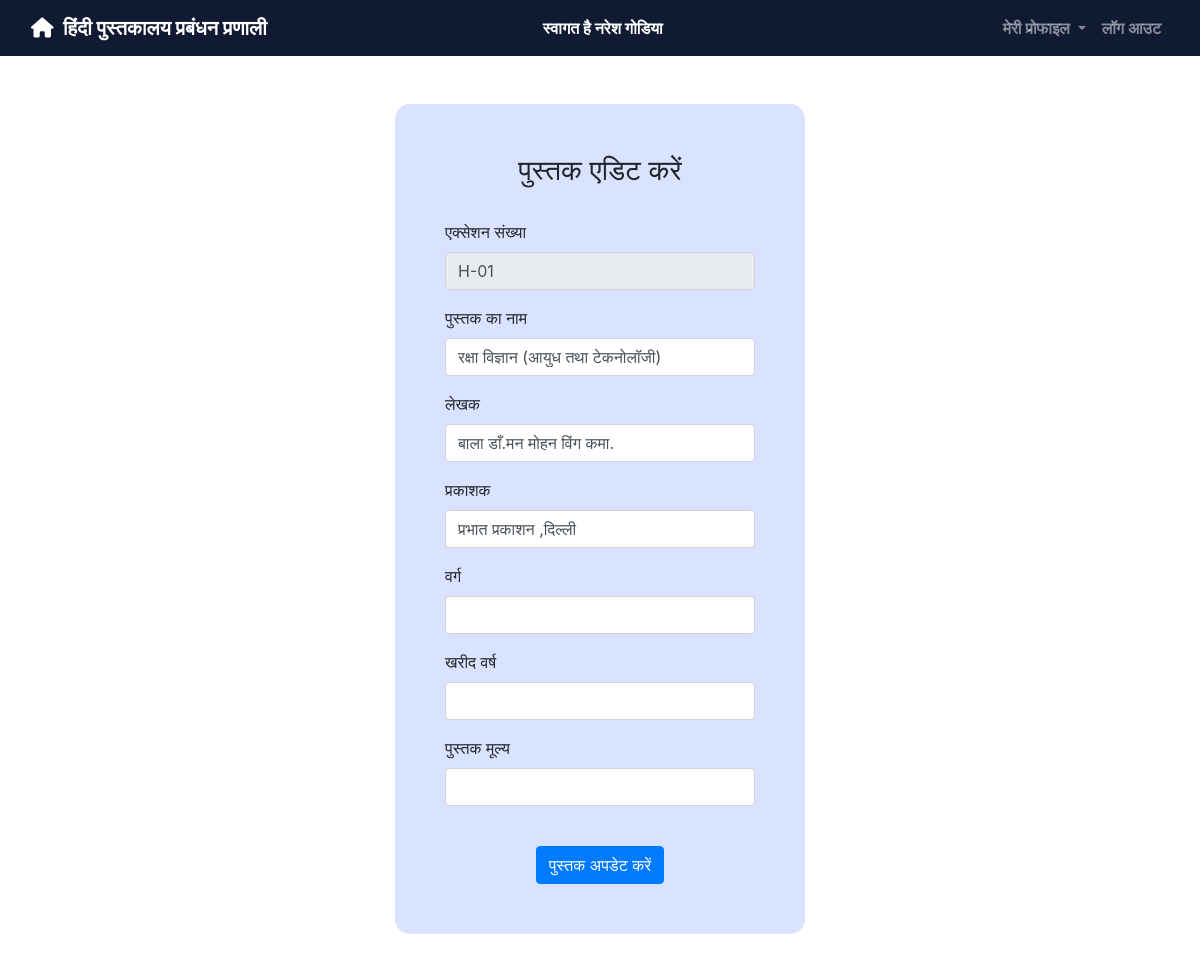
/admin/edit_book.php?an=H-01 (signed in), run on the app's committed database.
### tables this page shows
CREATE TABLE `books` (
  `ac_no` varchar(100) NOT NULL,
  `book_name` varchar(100) DEFAULT NULL,
  `author` varchar(100) DEFAULT NULL,
  `publisher` varchar(100) DEFAULT NULL,
  `category` varchar(100) DEFAULT NULL,
  `purchase_year` int(4) DEFAULT NULL,
  `book_price` int(7) DEFAULT NULL,
  `issue_status` varchar(100) NOT NULL DEFAULT 'Available'
);

### admin/edit_book.php (the view, shortened to what this page needs)
<?php
	include "../asset/dbconnect.php";
	$ac_no = "";
	$book_name = "";
	$author = "";
	$publisher = "";
	$category = "";
	$purchase_year = "";
	$book_price = "";
	$query = "select * from books where ac_no = '$_GET[an]'";
	$query_run = mysqli_query($connection,$query);
	while ($row = mysqli_fetch_assoc($query_run)){
		$ac_no = $row['ac_no'];
		$book_name = $row['book_name'];
		$author = $row['author'];
		$publisher = $row['publisher'];
		$category = $row['category'];
		$purchase_year = $row['purchase_year'];
		$book_price = $row['book_price'];
	}
?>
<!DOCTYPE html>
<html>
<head>
	<link rel="stylesheet" type="text/css" href="../bootstrap4/css/bootstrap.min.css">
	<link rel="stylesheet" type="text/css" href="../css/all.css">
</head>
<body>
	<nav class="navbar navbar-expand-lg navbar-dark font-weight-bold" style="background-color:#101a32">
		<div class="container-fluid">
			<div class="navbar-header">
				<a class="navbar-brand" href="admin_dashboard.php"><i class="fas fa-house"></i>&nbsp;&nbsp;हिंदी पुस्तकालय प्रबंधन प्रणाली</a>
			</div>
			<div class="text-white"><span>स्वागत है <?php echo $_SESSION['name'];?>&nbsp;&nbsp;&nbsp;&nbsp;&nbsp;&nbsp;&nbsp;&nbsp;&nbsp;&nbsp;&nbsp;&nbsp;&nbsp;&nbsp;&nbsp;&nbsp;&nbsp;&nbsp;&nbsp;</span></div>
		    <ul class="nav navbar-nav navbar-right">
		      <li class="nav-item dropdown">
	        	<a class="nav-link dropdown-toggle" data-toggle="dropdown">मेरी प्रोफाइल </a>
		      </li>
		      <li class="nav-item">
		        <a class="nav-link" href="logout.php">लॉग आउट</a>
		      </li>
		    </ul>
		</div>
	</nav>
	<div class="row d-flex justify-content-center my-5">
		<div class="col-md-4" id="main_content">
			<div class="text-center"><h3>पुस्तक एडिट करें</h3><br></div>
			<form action="" method="post">
				<div class="form-group">
					<label for="ac_no">एक्सेशन संख्या</label>
					<input type="text" name="ac_no" id="ac_no" value="<?php echo $ac_no;?>" class="form-control" disabled required>
				</div>
				<div class="form-group">
					<label for="book_name">पुस्तक का नाम</label>
					<input type="text" name="book_name" id="book_name" value="<?php echo $book_name;?>" class="form-control" required>
				</div>
				<div class="form-group">
					<label for="author">लेखक</label>
					<input type="text" name="author" id="author" value="<?php echo $author;?>" class="form-control" required>
				</div>
				<div class="form-group">
					<label for="publisher">प्रकाशक</label>
					<input type="text" name="publisher" id="publisher" value="<?php echo $publisher;?>" class="form-control" required>
				</div>
				<div class="form-group">
					<label for="category">वर्ग</label>
					<input type="text" name="category" id="category" value="<?php echo $category;?>" class="form-control">
				</div>
				<div class="form-group">
					<label for="purchase_year">खरीद वर्ष</label>
					<input type="text" name="purchase_year" id="purchase_year" value="<?php echo $purchase_year;?>" class="form-control">
				</div>
				<div class="form-group">
					<label for="book_price">पुस्तक मूल्य</label>
					<input type="text" name="book_price" id="book_price" value="<?php echo $book_price;?>" class="form-control">
				</div><br>
				<div class="text-center">
					<button type="submit" name="update_book" class="btn btn-primary">पुस्तक अपडेट करें</button>
				</div>
			</form>
		</div>
	</div>
</body>
</html>

### admin/edit_book.php (style rules this page uses)
#main_content { padding: 50px; background-color: #d9e2ff; border-radius: 15px; }

### data on the page
books: ac_no "H-01", book_name "रक्षा विज्ञान (आयुध तथा टेकनोलॉजी)", author "बाला डाँ.मन मोहन विंग कमा.", publisher "प्रभात प्रकाशन ,दिल्ली"

### other printed values
$_SESSION['name'] "नरेश गोडिया"
